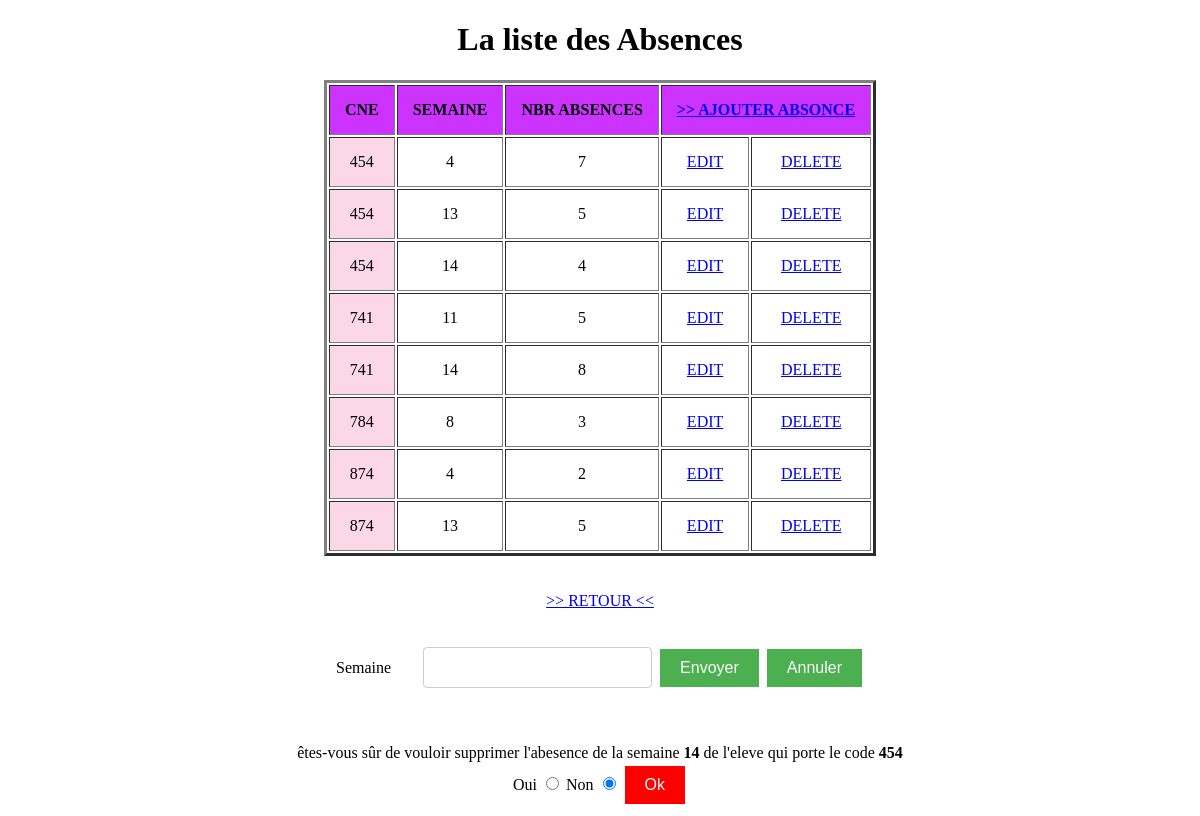
Page /IHM/Absence/index.php?id=454&semaine=14&a=1 on the committed database.
### tables this page shows
CREATE TABLE `absence` (
  `semaine` int(11) NOT NULL,
  `cne` int(11) NOT NULL,
  `nbr_abs` int(11) NOT NULL
);

### Acces_BD/Absences.php (called while the page is built, shortened)
<?php
$link=Connexion("tpabsence");
function all()
{
Global $link;
$req="select * from absence ORDER BY cne ASC";
return mysqli_query($link,$req);
}
?>

### IHM/Absence/index.php (the view, shortened to what this page needs)
<!DOCTYPE html>
<html>
<head>
</head>
<body>
<?php
function Confirmation($id,$semaine)
{
?><br> <br>
<form action="../../Traitement/Absence.php?action=delete&id=<?=$id?>&semaine=<?=$semaine?>" method="post">
êtes-vous sûr de vouloir supprimer l'abesence de la semaine <strong><?=$semaine?></strong> de l'eleve qui porte le code <strong><?=$id?></strong>
<br> Oui <input type="radio" name="conf" value="oui">
Non <input type="radio" name="conf" value="non" checked>
<input class="button button4" type="submit" value="Ok">
</form>
<?php
}
?>
<?php
include_once "../../Acces_BD/Absences.php";
$res=all();
?>
<center>
    <h1>La liste des Absences</h1>
    <table border="3";width=90%; style="text-transform: uppercase; text-align: center;";>
    <tr style="padding: 15px;  text-align: center; background:#CC33FF;">
        <th>CNE</th>
        <th>SEMAINE</th>
        <th>NBR ABSENCES</th>
        <th colspan="2"><a href="form.php">>> AJOUTER ABSONCE</a></th>
    </tr>
<?php while($V=mysqli_fetch_array($res))
      {
?>
    <tr>
        <td style="background: #FCD7E6 ;"><?=$V[1]?></td>
        <td><?=$V[0]?></td>
        <td><?=$V[2]?></td>
        <td><a href="form.php?id=<?=$V[1]?>&semaine=<?=$V[0]?>">Edit</a></td>
        <td><a href="?id=<?=$V[1]?>&semaine=<?=$V[0]?>&a=1">Delete</a></td>
    </tr>
<?php } ?>
</table>
<br><br>
<a href="../../index.php?admin=true">>> RETOUR <<</a>
<br><br>
<table>
<form action="?action=search" method="post">
<tr>
<td>Semaine</td>
            <td><input type="text" name="week" value="" ></td>
            <td><input class="button button1" type="submit" value="Envoyer">
            <input class="button button1" type="reset" value="Annuler"></td>
        </tr>
      </form>
</table>
<?php
if(isset($_GET['a'])==1)
Confirmation($_GET['id'],$_GET['semaine']);
?>
</center></body>

### IHM/Absence/index.php (style rules this page uses)
th, td { padding: 15px; }
.button { border: none; color: white; padding: 10px 20px; text-align: center; text-decoration: none; display: inline-block; font-size: 16px; margin: 4px 2px; cursor: pointer; }
input[type=text], input[type=password] { width: 100%; padding: 12px; border: 1px solid #ccc; border-radius: 4px; resize: vertical; }
.button1 { background-color: #4CAF50; }
.button4 { background-color: red; }

### rows in the picture
absence: cne "454", semaine "4", nbr_abs "7"
absence: cne "454", semaine "13", nbr_abs "5"
absence: cne "454", semaine "14", nbr_abs "4"
absence: cne "741", semaine "11", nbr_abs "5"
absence: cne "741", semaine "14", nbr_abs "8"
absence: cne "784", semaine "8", nbr_abs "3"
absence: cne "874", semaine "4", nbr_abs "2"
absence: cne "874", semaine "13", nbr_abs "5"

### other values in the picture
$semaine "14"
$id "454"
